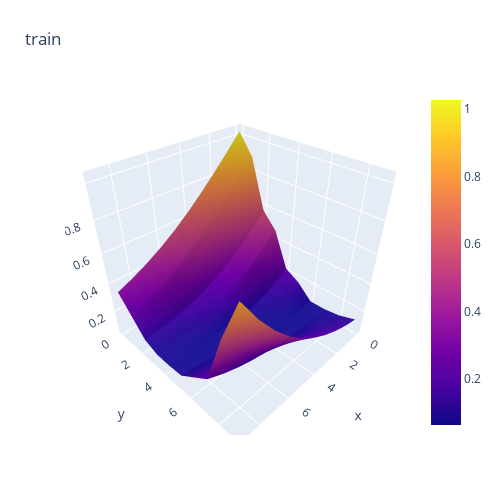
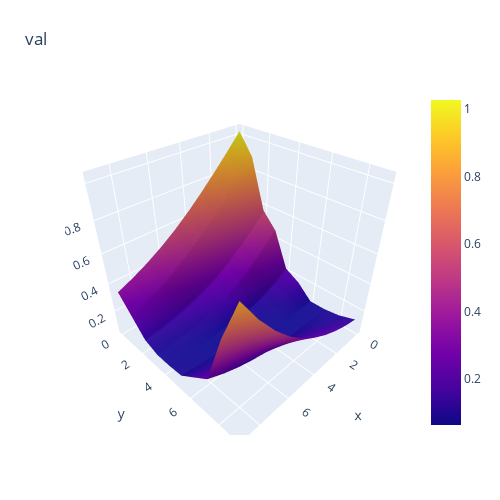
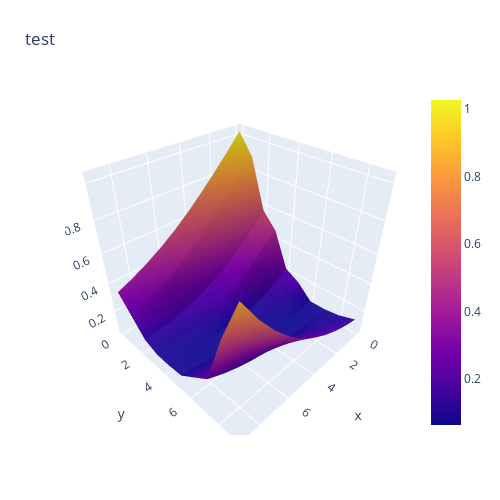

Notebook cell for these charts, in order:
### Code cell
DATASET = 'gesture'
path_to_config = '/Users/timgritsaev/Desktop/tabular/tabular-hpo/exp/mlp/' + DATASET + '/0-tuning/checkpoint.pt'
path_to_model = '/Users/timgritsaev/Desktop/tabular/tabular-hpo/saved_models/optuna_' + DATASET + '_0.pt'
create_all(path_to_config, path_to_model, distance=0.1)
